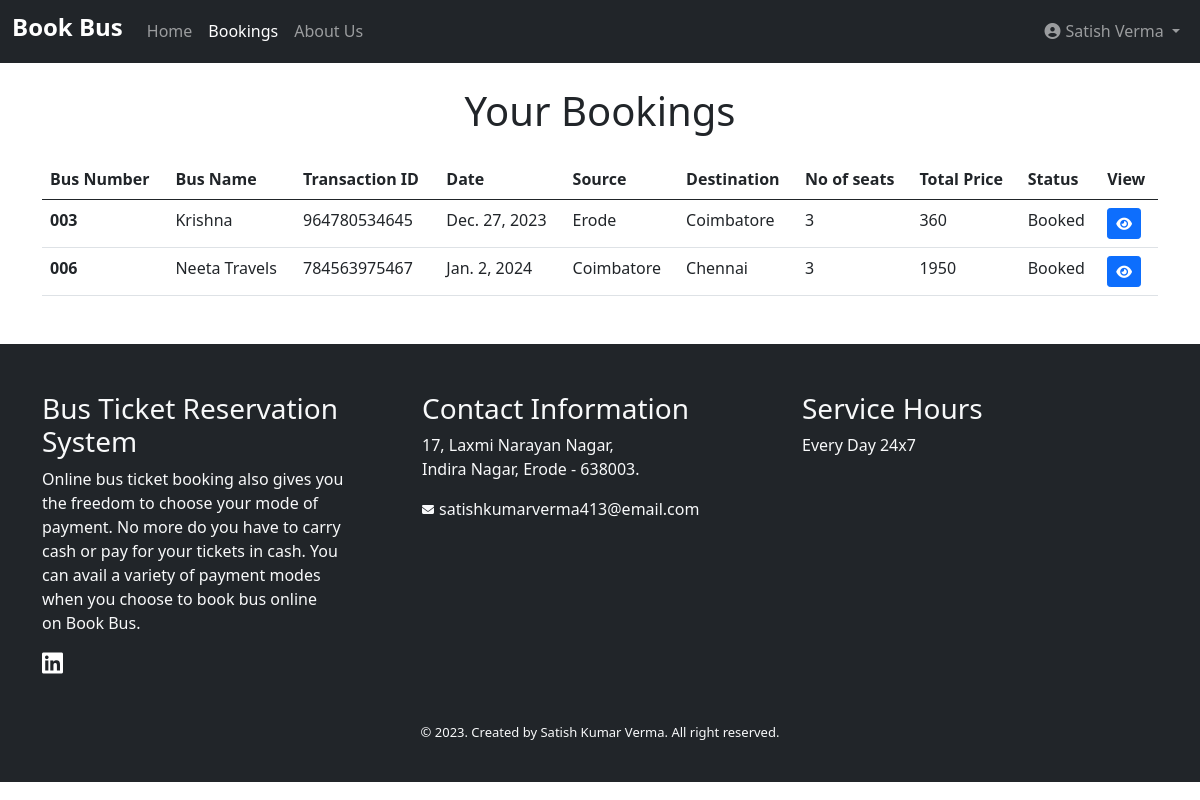
The page /bookings/ (signed in) on the database its author committed.
### admin_panel/models.py (models this page shows)
class Booking(models.Model):
    name = models.CharField(max_length=50)
    email = models.CharField(max_length=50)
    transactionid = models.CharField(max_length=50)
    noseats = models.CharField(max_length=50)
    totalprice = models.CharField(max_length=50)
    status = models.CharField(max_length=50)
    busname = models.CharField(max_length=50, blank=True, null=True)
    busnumber = models.CharField(max_length=50, blank=True, null=True)
    date = models.DateField(blank=True, null=True)
    source = models.CharField(max_length=50, blank=True, null=True)
    deparchertime = models.TimeField(blank=True, null=True)
    destination = models.CharField(max_length=50, blank=True, null=True)
    arrivaltime = models.TimeField(blank=True, null=True)
    durition = models.CharField(max_length=50, blank=True, null=True)

### app_version_1/views.py (the view)
# urls.py: path('bookings/', views.bookings, name='bookings'),
def bookings(request):
    context = {}
    if 'username' in request.session:
        context['email'] = request.session['email']
        context['username'] = request.session['username']
    my_data = Booking.objects.filter(
        name=request.session['username'], email=request.session['email'])
    context['my_data'] = my_data
    return render(request, 'bookings.html', context)

### templates/bookings.html (shortened to what this page needs)
<!DOCTYPE html>
<html lang="en">
<head>
  <link rel="stylesheet" href="https://cdnjs.cloudflare.com/ajax/libs/font-awesome/6.5.1/css/all.min.css">
  <link href="https://cdn.jsdelivr.net/npm/bootstrap@5.0.2/dist/css/bootstrap.min.css" rel="stylesheet"
>
</head>
<body>
  {% include 'header.html' %}
  <div class="container">
    <h1 class="text-center my-4">Your Bookings</h1>
    <table class="table">
        <thead>
            <tr>
                <th scope="col">Bus Number</th>
                <th scope="col">Bus Name</th>
                <th scope="col">Transaction ID</th>
                <th scope="col">Date</th>
                <th scope="col">Source</th>
                <th scope="col">Destination</th>
                <th scope="col">No of seats</th>
                <th scope="col">Total Price</th>
                <th scope="col">Status</th>
                <th scope="col">View</th>
            </tr>
        </thead>
        <tbody>
            {% for x in my_data %}
            <tr>
                <th scope="row">{{x.busnumber}}</th>
                <td>{{x.busname}}</td>
                <td>{{x.transactionid}}</td>
                <td>{{x.date}}</td>
                <td>{{x.source}}</td>
                <td>{{x.destination}}</td>
                <td>{{x.noseats}}</td>
                <td>{{x.totalprice}}</td>
                <td>{{x.status}}</td>
                <td><a href="{{forloop.counter}}" class="btn btn-primary btn-sm" data-bs-toggle="modal" data-bs-target="#exampleModal-{{forloop.counter}}"><i class="fa-solid fa-eye"></i></a></td>
            </tr>
            {% empty %}
            <tr>
                <td  colspan="10"><h3 class="text-center text-danger my-5">No Booking Found</h3></td>
            </tr>
            {% endfor %}
        </tbody>
    </table>
  </div>
</body>
{% include 'footer.html' %}
</html>

### rows shown on the page
Booking: busnumber "003", busname "Krishna", transactionid "964780534645", date "Dec. 27, 2023", source "Erode", destination "Coimbatore", noseats "3", totalprice "360", status "Booked"
Booking: busnumber "006", busname "Neeta Travels", transactionid "784563975467", date "Jan. 2, 2024", source "Coimbatore", destination "Chennai", noseats "3", totalprice "1950", status "Booked"

### other values the page prints
{{ username }} "Satish Verma"
